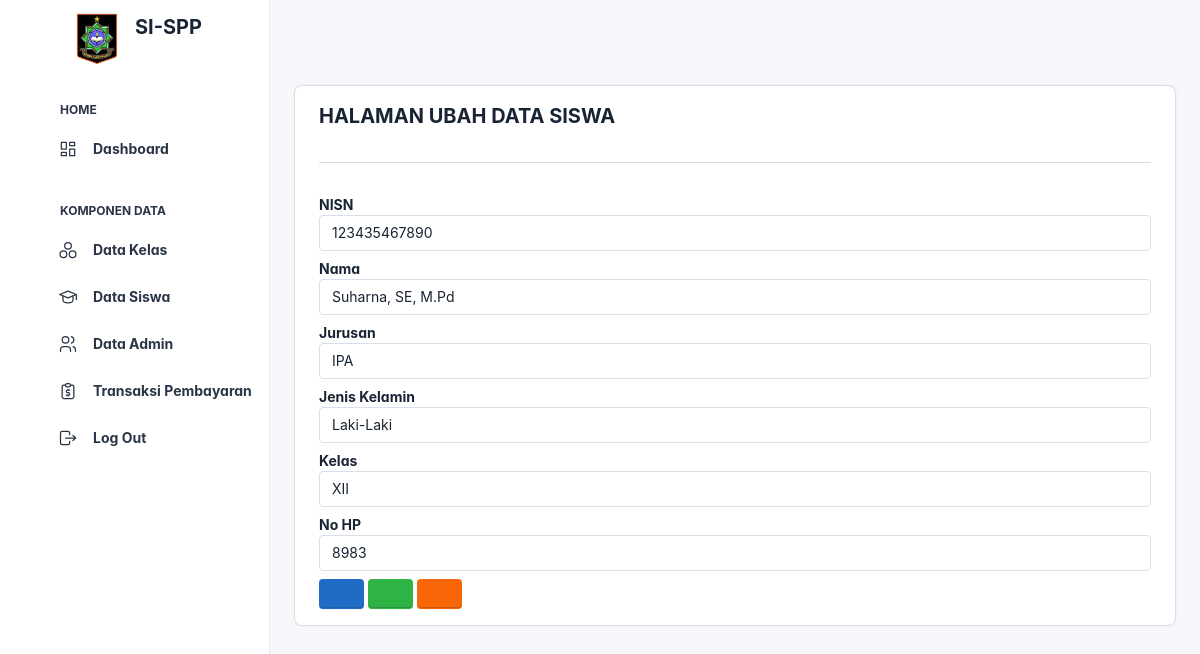
The app's page /?buka=ubh-siswa&nisn=123435467890 (signed in) with its own data.
### tables this page shows
CREATE TABLE `profile_siswa` (
  `nisn` bigint(10) NOT NULL,
  `nama_siswa` varchar(25) NOT NULL,
  `jk` enum('Laki-Laki','Perempuan') NOT NULL,
  `kelas` enum('X','XI','XII') NOT NULL,
  `hp` int(12) NOT NULL,
  `id_kelas` int(11) NOT NULL
);

CREATE TABLE `data_kelas` (
  `id_kelas` int(11) NOT NULL,
  `nama_kelas` varchar(50) NOT NULL,
  `jurusan` varchar(11) NOT NULL
);

### backend/app/function/crud/read.php (called while the page is built, shortened)
<?php
class Read
{
    public function TableSiswa()
    {
        include dirname(dirname(dirname(__DIR__))) . '/inc/connection.php';
        if (isset($_GET['nisn'])) {
            $nisn = $koneksi->real_escape_string($_GET['nisn']);
            $sql = "SELECT profile_siswa.*, data_kelas.*
            FROM profile_siswa
            INNER JOIN data_kelas ON profile_siswa.id_kelas = data_kelas.id_kelas
            WHERE profile_siswa.nisn = '$nisn'";
        } else {
            $sql = "SELECT profile_siswa.*, data_kelas.*
            FROM profile_siswa
            INNER JOIN data_kelas ON profile_siswa.id_kelas = data_kelas.id_kelas";
        }
        $result = $koneksi->query($sql);
        $data = array();
        if ($result->num_rows > 0) {
            while ($row = $result->fetch_assoc()) {
                $data[] = $row;
            }
        }
        return $data;
    }
}

### pages/SISWA/ubh-siswa.php (the view, shortened to what this page needs)
<?php
require_once './backend/app/function/crud/read.php';
$read = new Read();
$get_siswa = $read->TableSiswa();
?>
<div class="card-body">
  <h2 class="fw-bolder">HALAMAN UBAH DATA SISWA</h2>
  <hr>
  <form action="./backend/router/view.php?URL=Update Data Siswa&nisn=<?= $_GET['nisn'] ?>" method="POST">
    <?php foreach ($get_siswa as $index => $data) : ?>
      <div class="form-group mb-2">
        <label for="nisn" class="fw-bolder fs-4" id="label-nisn">NISN</label>
        <input type="number" name="nisn" id="nisn" class="form-control" value="<?php echo $data['nisn'] ?>" placeholder="Masukkan NISN" required>
      </div>
      <div class="form-group mb-2">
        <label for="nama" class="fw-bolder fs-4" id="label-nama">Nama</label>
        <input type="text" name="nama" id="nama" class="form-control" value="<?php echo $data['nama_siswa'] ?>" placeholder="Masukkan Nama" required>
      </div>
      <div class="form-group mb-2">
        <label for="id_kelas" class="fw-bolder fs-4" id="label-jurusan">Jurusan</label>
        <select type="text" name="id_kelas" id="id_kelas" class="form-control" required>
          <option selected value="<?php echo $data['id_kelas'] ?>"><?php echo $data['jurusan'] ?></option>
        </select>
      </div>
      <div class="form-group mb-2">
        <label for="jk" class="fw-bolder fs-4" id="label-jk">Jenis Kelamin</label>
        <select type="text" name="jk" id="jk" class="form-control" required>
          <option selected value="<?php echo $data['jk'] ?>"><?php echo $data['jk'] ?></option>
        </select>
      </div>
      <div class="form-group mb-2">
        <label for="kelas" class="fw-bolder fs-4" id="label-kelas">Kelas</label>
        <input type="text" name="kelas" id="kelas" class="form-control" value="<?php echo $data['kelas'] ?>" placeholder="Kelas Berapa (X, XI, XII)" required>
      </div>
      <div class="form-group mb-2">
        <label for="no_telp" class="fw-bolder fs-4" id="label-no_telp">No HP</label>
        <input type="number" name="no_telp" id="no_telp" class="form-control" value="<?php echo $data['hp'] ?>" placeholder="Masukkan No HP" required>
      </div>
      <div class="form-group">
        <a href="?buka=data_siswa" class="btn btn-primary"><i class="ti ti-arrow-back"></i></a>
        <button type="submit" class="btn btn-success"><i class="ti ti-device-floppy"></i></button>
        <button type="reset" class="btn btn-warning"><i class="ti ti-x"></i></button>
      </div>
    <?php endforeach; ?>
  </form>
</div>

### includes/header.php (style rules this page uses)
:root { --tblr-font-sans-serif: 'Inter Var', -apple-system, BlinkMacSystemFont, San Francisco, Segoe UI, Roboto, Helvetica Neue, sans-serif; }
body { font-feature-settings: "cv03", "cv04", "cv11"; }

### records on screen
profile_siswa: nisn "123435467890", nama "Suharna, SE, M.Pd", id_kelas "IPA", jk "Laki-Laki", kelas "XII", no_telp "8983"
